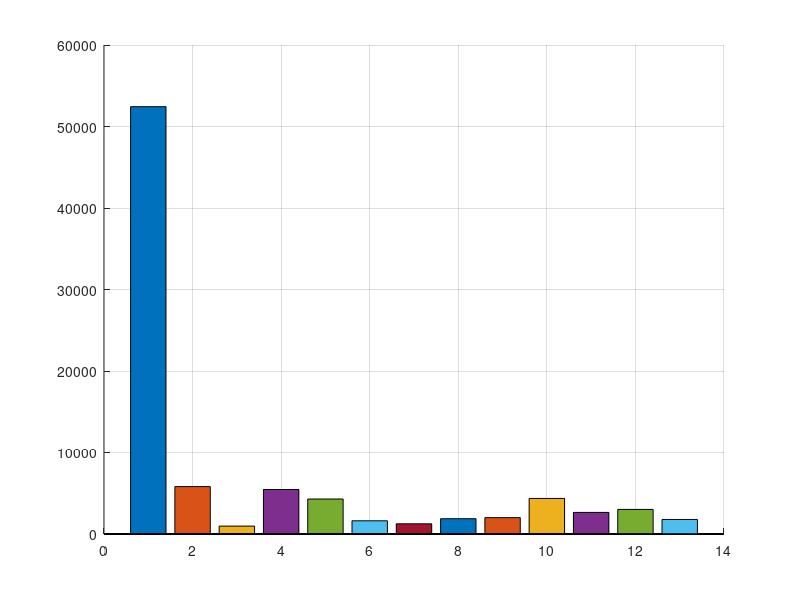
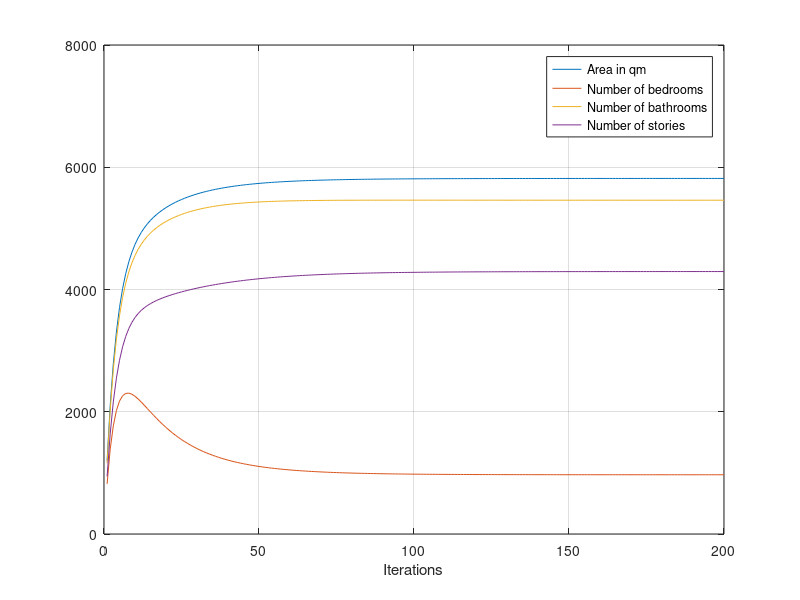
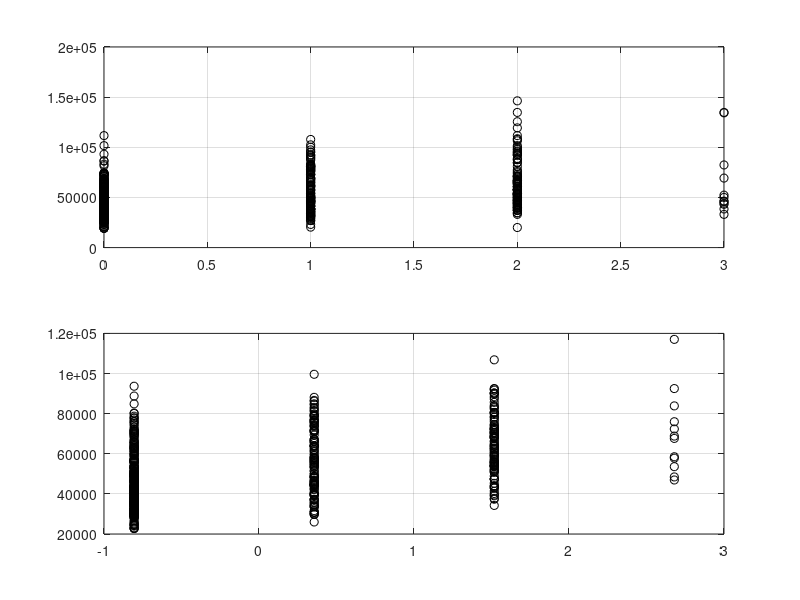

MATLAB code to generate these figures, in order:
clear all;
pkg load signal;

R = dlmread("Housing.csv",";");
L = 545;
V = 12;
x = zeros(12,L);
x(1,:) = R(:,2)' * 0.092903; %area: square feet to qm
x(2,:) = R(:,3)'; %bedrooms
x(3,:) = R(:,4)'; %bathrooms
x(4,:) = R(:,5)'; %stories: number of levels
x(5,:) = R(:,6)'; %main road: house faces main road
x(6,:) = R(:,7)'; %guestroom: no: 0, yes: 1
x(7,:) = R(:,8)'; %basement: no: 0, yes: 1
x(8,:) = R(:,9)'; %hotwaterheating: house uses gas: no: 0, yes: 1
x(9,:) = R(:,10)'; %airconditioning: no: 0, yes: 1
x(10,:) = R(:,11)'; %parking: number of parking lots
x(11,:) = R(:,12)'; %prefarea: house located in preferred area: no: 0, yes: 1
x(12,:) = R(:,13)'; %furnishingstatus: furnished: 2, semi-furnished: 1, unfurnished: 0
y = R(:,1)' * 0.011; %price: indian rupie to euro

mean = zeros(1,V);
mean_s = zeros(1,V);

%Scaling needed for every feature vector befor merged into x
%Mean value = 0, standard deviation = 1
for i=1:V
   mean(i) = sum(x(i,:)/L);
   dev(i) = sqrt(sum((x(i,:)-mean(i)).^2)/L);
   x_s(i,:) = (x(i,:) - mean(i)) / dev(i);
   mean_s(i) = sum(x_s(i,:)/L);
   dev_s(i) = sqrt(sum((x_s(i,:)-mean_s(i)).^2)/L);
end

%lambda = [0.0; 0.0; 0.0; 0.0; 0.0; 0.0; 0.0; 0.0; 0.0; 0.0; -0.002; 0.0; 0.0;];

h = zeros(V+1,1);
X = zeros(L,V+1);

for i=1:L
   X(i,1) = 1;
   X(i,2) = x_s(1,i);
   X(i,3) = x_s(2,i);
   X(i,4) = x_s(3,i);
   X(i,5) = x_s(4,i);
   X(i,6) = x_s(5,i);
   X(i,7) = x_s(6,i);
   X(i,8) = x_s(7,i);
   X(i,9) = x_s(8,i);
   X(i,10) = x_s(9,i);
   X(i,11) = x_s(10,i);
   X(i,12) = x_s(11,i);
   X(i,13) = x_s(12,i);
end

it = 200;
beta = 0.0002;
h_trend = zeros(V+1,it);

lambda = [0.0; 0.0; 0.0; 0.0; 0.0; 0.0; 0.0; 0.0; 0.0; 0.0; 0.0; 0.0; 0.0;];

for i=1:it
  h = h - beta * ((X' * X * h) - (X' * y') + (lambda * h' * h ));
  h_trend(:,i) = h;
end

% Regression result
Y_r = X * h;


p = zeros(1,V);
p(1) = 300; %area: qm
p(2) = 2; %bedrooms
p(3) = 2; %bathrooms
p(4) = 2; %stories: number of levels
p(5) = 0; %main road: house faces main road
p(6) = 2; %guestroom: no: 0, yes: 1
p(7) = 1; %basement: no: 0, yes: 1
p(8) = 1; %hotwaterheating: house uses gas: no: 0, yes: 1
p(9) = 0; %airconditioning: no: 0, yes: 1
p(10) = 4; %parking: number of parking lots
p(11) = 0; %prefarea: house located in preferred area: no: 0, yes: 1
p(12) = 1; %furnishingstatus: furnished: 2, semi-furnished: 1, unfurnished: 0

p_s(1) = 1;
for i=2:V+1
   p_s(i) = (p(i-1) - mean(i-1)) / dev(i-1);
end

Y_p = p_s * h;
%Y_p = min(Y_p,1);


figure(1)
clf
z = 1:V+1;
%colours = { 'm', 'm', 'm', 'm', 'b', 'm', 'm', 'm', 'm' };
hold on
for i = 1 : V+1
  %H(i) = bar( z(i), h(i), 0.4, 'facecolor', colours{i} );
  H(i) = bar( z(i), h(i), 0.4 );
endfor
grid on

figure(2)
clf
plot(h_trend(2,:))
hold on
plot(h_trend(3,:))
hold on
plot(h_trend(4,:))
hold on
plot(h_trend(5,:))
hold on
grid on
ylim([0 8000])
xlabel('Iterations')
legend('Area in qm', 'Number of bedrooms','Number of bathrooms','Number of stories')

figure(3)
clf
subplot(2,1,1)
plot(x(10,:),y,'ok')
hold on
grid on
subplot(2,1,2)
plot(X(:,11),Y_r,'ok')
hold on
grid on
